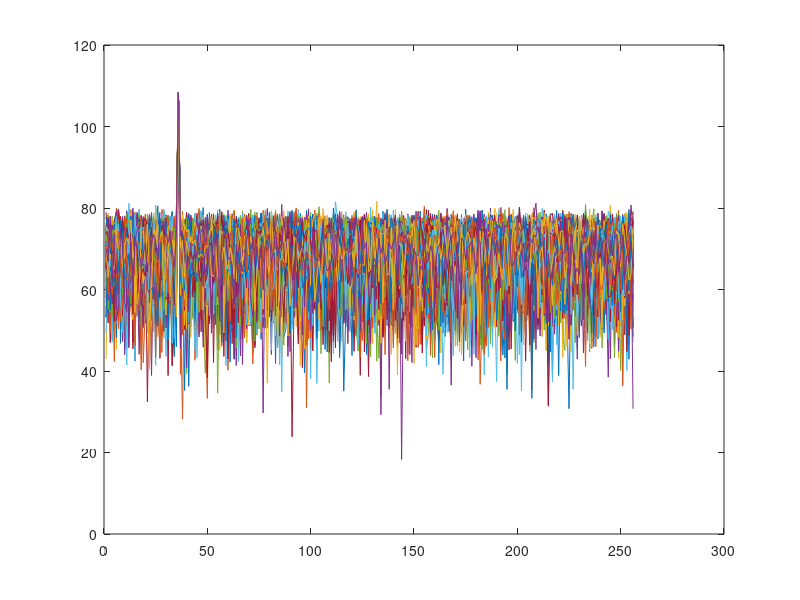

Reproduce this figure in MATLAB.
%This file generates one frame of ADC samples and stores data in two
%formats: in hex format to file ref_input_frame.dat and binary data 
%to file ref_input_frame.bin
%ADC samples are stored as x[ChirpInd][TxAntInd][RxAntInd][RangeInd]
%Samples are 16-bit complex, real value comes first 
rng(123456789);
nRangeBins = 256; %Number of range bins
nChirpsPerFrame = 64;
nTxAnt = 2;   %Number of Tx antennas
nRxAnt = 4;   %Number of Rx antennas
nAzimBins = 64;
nDopplerBins = nChirpsPerFrame/nTxAnt;  %Number of doppler bins


A = 1000; %amplitude
snrdB = 10;
noiseScale = A/20^(snrdB/20);

Fs=4e6;
freqRangeMaxInd = 35; %Range frequency index
f = (freqRangeMaxInd / nRangeBins) * Fs;

freqDopplerMaxInd = 24;  %Doppler index
phyIncDoppler = 2*pi*freqDopplerMaxInd/nChirpsPerFrame;

freqAzimMaxInd = 10;
phyIncAzim = 2*pi*freqAzimMaxInd/nAzimBins;

x=[];
x=zeros(nRangeBins, nChirpsPerFrame*nRxAnt);

phyDopp=0;
kk=1;
for k=1:nDopplerBins
    phyAzim = 0;
    for m=1:nTxAnt
        for n=1:nRxAnt
            x(:,kk) = A*exp(1j*(2*pi*f/Fs*[0:nRangeBins-1]' + phyDopp + phyAzim)) + noiseScale*1/sqrt(2)*(randn(nRangeBins,1)+1j*randn(nRangeBins,1));
            kk = kk + 1;
            phyAzim = phyAzim + phyIncAzim;
        end
    	phyDopp = phyDopp + phyIncDoppler;
    end
end

figure
plot(20*log10(abs(fft(x))))

xx=round(x(:));
xr = real(xx);
xi = imag(xx);
xr(xr<0)=xr(xr<0)+2^16;
xi(xi<0)=xi(xi<0)+2^16;

%Imaginary in LSB side, Real in MSB
%xxx = xi + xr*2^16;
%Imaginary in MSB side, Real in LSB
xxx = xr + xi*2^16;

%ASCI file:
fid = fopen('ref_input_frame.dat','w');
fprintf(fid, '0x%08x,\n', uint32(xxx));
fclose(fid);
%Binary file:
fid = fopen('ref_input_frame.bin','wb');
fwrite(fid, uint32(xxx), 'uint32');
fclose(fid);





